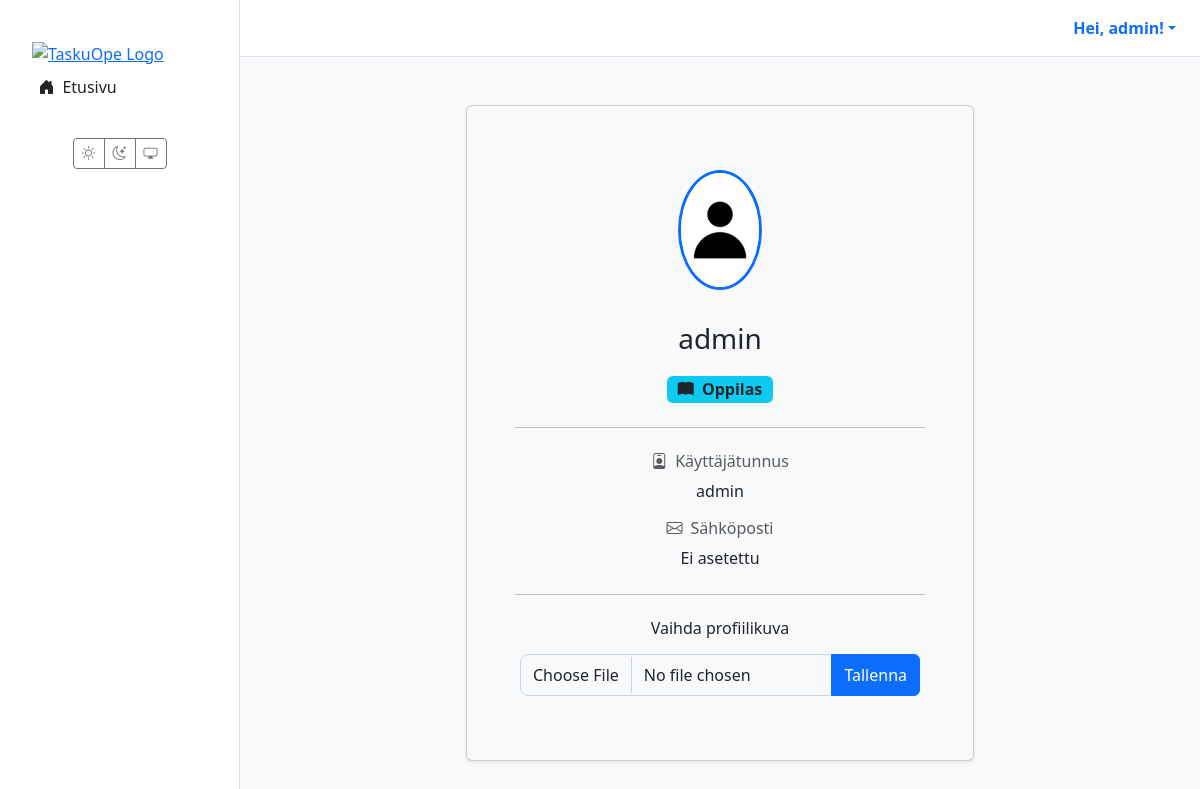
Screenshot of /profile/ (signed in) with the database file from the repository.
### users/models.py (models this page shows, shortened)
class CustomUser(AbstractUser):
    class Role(models.TextChoices):
        TEACHER = 'TEACHER', 'Teacher'
        STUDENT = 'STUDENT', 'Student'
    role = models.CharField(max_length=50, choices=Role.choices, default=Role.STUDENT)
    grade_class = models.PositiveSmallIntegerField(
        verbose_name="Luokka-aste",
        null=True,
        blank=True,
        choices=[(i, f"{i}. luokka") for i in range(1, 7)]
    )
    profile_image = models.ImageField(
        verbose_name="Profiilikuva",
        upload_to='profile_pics/',
        null=True,
        blank=True
    )

### users/views.py (the view)
# urls.py: path('profile/', user_views.profile_view, name='profile'),
@login_required(login_url='kirjaudu')
def profile_view(request):
    if request.method == 'POST':
        form = ProfileImageForm(request.POST, request.FILES, instance=request.user)
        if form.is_valid():
            form.save()
            messages.success(request, "Profiilikuva päivitetty onnistuneesti!")
            return redirect('profile')
    else:
        form = ProfileImageForm(instance=request.user)
    context = {
        'user': request.user,
        'form': form  # Välitetään lomake templatelle
    }
    return render(request, 'registration/profile.html', context)

### users/forms.py
class ProfileImageForm(forms.ModelForm):
    class Meta:
        model = CustomUser
        fields = ['profile_image']
        labels = {
            'profile_image': ''
        }
        widgets = {
            'profile_image': forms.FileInput(attrs={'class': 'form-control'})
        }

### templates/registration/profile.html (shortened to what this page needs)
{% extends "partials/base.html" %}
{% load static %}
{% block content %}
<div class="container mt-4">
  <div class="row justify-content-center">
    <div class="col-lg-8 col-xl-7">
      <div class="card shadow-sm">
        <div class="card-body p-4 p-md-5 text-center">
          <div class="profile-avatar-wrapper mb-3">
            <img src="{% if user.profile_image %}{{ user.profile_image.url }}{% else %}{% static 'images/default_avatar.png' %}{% endif %}"
                 alt="Profiilikuva"
                 class="profile-avatar-img">
          </div>
          <h2 class="h3">{{ user.get_full_name|default:user.username }}</h2>
          <span class="badge fs-6 {% if user.role == 'TEACHER' %}bg-primary{% else %}bg-info text-dark{% endif %}">
            {% if user.role == "TEACHER" %}<i class="bi bi-briefcase-fill me-1"></i> Opettaja{% else %}<i class="bi bi-book-fill me-1"></i> Oppilas{% endif %}
          </span>
          <hr class="my-4">
          <div class="profile-details">
            <div class="mb-3">
              <h6 class="text-muted"><i class="bi bi-person-badge me-2"></i>Käyttäjätunnus</h6>
              <p class="fw-medium mb-0">{{ user.username }}</p>
            </div>
            <div class="mb-3">
              <h6 class="text-muted"><i class="bi bi-envelope me-2"></i>Sähköposti</h6>
              <p class="fw-medium mb-0">{{ user.email|default:"Ei asetettu" }}</p>
            </div>
          </div>
          <hr class="my-4">
          <div class="w-100 mx-auto" style="max-width: 400px;">
            <h5 class="h6 mb-3">Vaihda profiilikuva</h5>
            <form method="post" enctype="multipart/form-data">
              <div class="input-group mb-3">
                {{ form.profile_image }}
                <button class="btn btn-primary" type="submit">Tallenna</button>
              </div>
            </form>
          </div>
        </div>
      </div>
    </div>
  </div>
</div>
{% endblock %}

### templates/partials/base.html (shortened to what this page needs)
{% load static %}
<!DOCTYPE html>
<html lang="fi" data-bs-theme="light">
<head>
  <link href="https://cdn.jsdelivr.net/npm/bootstrap@5.3.2/dist/css/bootstrap.min.css" rel="stylesheet">
  <link rel="stylesheet" href="https://cdn.jsdelivr.net/npm/bootstrap-icons@1.11.3/font/bootstrap-icons.min.css">
  <link rel="stylesheet" href="{% static 'css/style.css' %}">
</head>
<body>
  <div class="main-layout-container">
    <aside class="sidebar d-none d-lg-flex flex-column">
      <div class="flex-column w-100">
        <a href="{% url 'dashboard' %}" class="px-3 pt-3 d-block"><img src="{% static 'images/logo1.png' %}" alt="TaskuOpe Logo" class="img-fluid"></a>
        {% with nm=request.resolver_match.url_name %}
        <nav class="nav nav-pills flex-column mb-4 px-2">
          <a href="{% url 'dashboard' %}" class="nav-link {% if nm == 'dashboard' %}active{% endif %}"><i class="bi bi-house-door-fill me-2"></i>Etusivu</a>
        </nav>
        {% endwith %}
        <div class="mt-auto text-center pb-3">
          <div class="btn-group"><button id="theme-light" class="btn btn-outline-secondary btn-sm"><i class="bi bi-sun"></i></button><button id="theme-dark" class="btn btn-outline-secondary btn-sm"><i class="bi bi-moon-stars"></i></button><button id="theme-system" class="btn btn-outline-secondary btn-sm"><i class="bi bi-display"></i></button></div>
        </div>
      </div>
    </aside>
    <div class="main-content-wrapper">
      <header class="main-header d-none d-lg-flex justify-content-end align-items-center px-4 py-3">
        <div class="dropdown">
          <a href="#" class="d-flex align-items-center text-decoration-none dropdown-toggle" data-bs-toggle="dropdown">
            <strong>Hei, {{ user.get_full_name|default:user.username }}!</strong>
          </a>
        </div>
      </header>
      <main class="page-content">
        {% block content %}{% endblock %}
      </main>
    </div>
  </div>
</body>
</html>

### TaskuOpe/static/css/style.css (style rules this page uses)
:root { --sidebar-width: 240px; }
[data-bs-theme="light"] { --bg-color: #f8f9fa; --card-bg-color: #ffffff; --text-color: #212529; --border-color: #dee2e6; --bs-body-bg: var(--bg-color); --bs-body-color: var(--text-color); --bs-border-color: var(--border-color); --bs-card-bg: var(--card-bg-color); }
html, body { height: 100%; overflow: hidden; }
.main-layout-container { display: flex; flex-direction: row; height: 100%; width: 100%; background-color: var(--bs-body-bg); }
.sidebar { width: var(--sidebar-width); flex-shrink: 0; height: 100vh; overflow-y: auto; background-color: var(--card-bg-color); border-right: 1px solid var(--border-color); padding: 1.5rem 1rem; }
.main-content-wrapper { flex-grow: 1; display: flex; flex-direction: column; height: 100vh; overflow: hidden; }
.main-header { flex-shrink: 0; background-color: var(--card-bg-color); border-bottom: 1px solid var(--border-color); padding: 0.75rem 1.5rem; }
.page-content { flex-grow: 1; overflow-y: auto; padding: 1.5rem; }
.sidebar .nav-link { color: var(--text-color); font-weight: 500; padding: 0.6rem 0.9rem; border-radius: 0.4rem; margin-bottom: 0.3rem; transition: background 0.2s; }
.card-body img:not(.img-scaled) { max-width: 70%; display: block; margin: 1rem auto; }
.card-body, #markdown-preview { display: flow-root; }
#markdown-preview h1, .card-body h1, #markdown-preview h2, .card-body h2, #markdown-preview h3, .card-body h3, #markdown-preview h4, .card-body h4, #markdown-preview p, .card-body p, #markdown-preview ul, .card-body ul, #markdown-preview ol, .card-body ol, #markdown-preview blockquote, .card-body blockquote { margin-bottom: 1.25rem; }
#markdown-preview h1:not(:first-child), .card-body h1:not(:first-child), #markdown-preview h2:not(:first-child), .card-body h2:not(:first-child), #markdown-preview h3:not(:first-child), .card-body h3:not(:first-child) { margin-top: 2rem; }
.form-control, .form-select { border: 1px solid #cbd5e1; padding: 8px 12px; border-radius: 8px; transition: border-color 0.2s, box-shadow 0.2s; }
:root { --taskuope-font-sans: system-ui, -apple-system, "Segoe UI", Roboto, "Helvetica Neue", Arial, sans-serif; }

### templates/registration/profile.html (style rules this page uses)
.profile-avatar-wrapper { position: relative; width: 120px; height: 120px; margin: 0 auto; }
.profile-avatar-img { width: 100%; height: 100%; border-radius: 50%; object-fit: cover; border: 3px solid var(--bs-primary); }

### rows the page displays
CustomUser: get_full_name "admin", username "admin", email "Ei asetettu"
